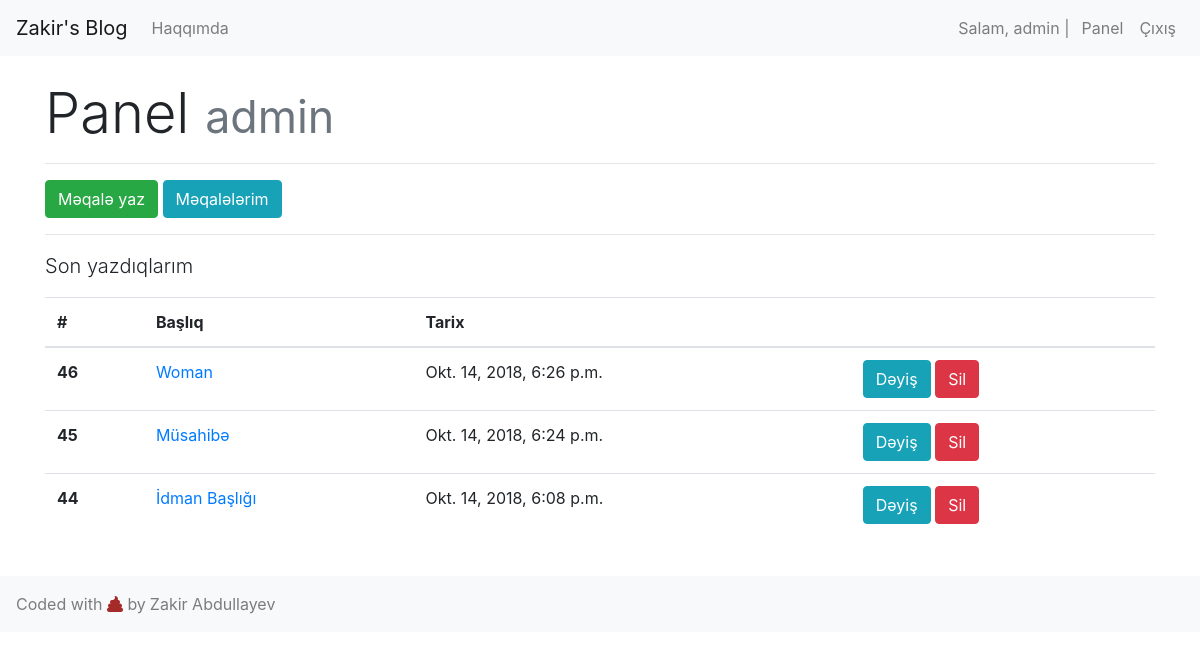
The app's page /user/ (signed in) with its own data.
### user/models.py (models this page shows)
class MyUser(AbstractUser):
    bio = models.TextField(max_length=500, blank=True, null=True)

### article/models.py (models this page shows, shortened)
class Article(models.Model):
    author = models.ForeignKey(User, verbose_name = 'Müəllif',related_name='article', on_delete=models.CASCADE)
    title = models.CharField(max_length=200, verbose_name='Başlıq', blank=False, null=False)
    content = RichTextField(max_length=5000, verbose_name='Yazı', blank=False, null=False)
    created_date = models.DateTimeField(auto_now_add=True, verbose_name='Tarix')
    image = models.ImageField(blank=True, null=True, verbose_name='Başlıq Şəkli', upload_to=upload_to)
    tags = models.ManyToManyField(Tag, verbose_name='Taqlar')
    slug = models.SlugField(max_length=250, editable=False)
    class Meta:
        verbose_name = 'Məqalə'
        verbose_name_plural = 'Məqalələr'
        ordering = ('-created_date',)

### user/views.py (the view)
# urls.py: path('', views.dashboard, name ='dashboard'),
@login_required
def dashboard(request):
    articles = Article.objects.filter(author=request.user)[:3]
    return render(request,'user/dashboard.html',{'articles':articles})

### templates/user/dashboard.html
{% extends "layout.html" %}
{% block body %}
<div class="display-4">Panel <small class="text-muted">{{request.user.username}}</small></div>
<hr>
<a href="{% url 'article:add' %}" class="btn btn-success">Məqalə yaz</a>
<a href="{% url 'user:articles' %}" class="btn btn-info">Məqalələrim</a>
<hr>
{% if articles %}
<p class="lead">Son yazdıqlarım</p>
<div class="table-responsive">
<table class="table table-hover">
        <thead>
          <tr>
            <th scope="col">#</th>
            <th scope="col">Başlıq</th>
            <th scope="col">Tarix</th>
            <th scope="col"></th>
          </tr>
        </thead>
        <tbody>
        {% for article in articles %}
          <tr>
            <th scope="row">{{article.id}}</th>
            <td><a href="{% url 'article:detail' article.id article.slug %}">{{article.title}}</a></td>
            <td>{{article.created_date}}</td>
            <td><a href="{% url 'article:edit' article.id  %}" class="btn btn-info">Dəyiş</a>
            <a href="{% url 'article:delete' article.id %}" class="btn btn-danger">Sil</a></td>
          </tr>
        {% endfor %}
        </tbody>
      </table>
    </div>
    {% else %}
    <div class="alert alert-warning">
        Məqaləniz yoxdur
    </div>
    {% endif %}
{% endblock body %}

### templates/layout.html (shortened to what this page needs)
{% load static %}
<!DOCTYPE html>
<html lang="en">
<head>
    <link rel="stylesheet" href="https://maxcdn.bootstrapcdn.com/bootstrap/4.0.0/css/bootstrap.min.css">
    <link rel="stylesheet" href="https://use.fontawesome.com/releases/v5.3.1/css/all.css">
</head>
<body>
        <nav class="navbar sticky-top navbar-expand-lg navbar-light bg-light">
                <a class="navbar-brand" href="/">Zakir's Blog</a>
                <div class="collapse navbar-collapse" id="navbarText">
                  <ul class="navbar-nav mr-auto">
                    <li class="nav-item">
                      <a class="nav-link" href="{% url 'about' %}">Haqqımda</a>
                    </li>
                    </ul>
                    <ul class="navbar-nav ml-auto">
              {% if request.user.is_authenticated %}
                      <li class="nav-item d-none d-lg-block">
                        <span class="navbar-text mr-1">Salam, {{request.user.username}} |</span>
                      </li>
                    <li class="nav-item">
                        <a class="nav-link" href="{% url 'user:dashboard' %}">Panel</a>
                      </li>
                      <li class="nav-item">
                          <a class="nav-link" href="{% url 'user:logout' %}">Çıxış</a>
                        </li>
            {% endif %}
                   </ul>
                </div>
                </nav>
              <div class="container mt-4 mb-4">
    {% block body %}
    {% endblock body %}
            </div>
            <nav class="navbar sticky navbar-light bg-light">
            <span class="navbar-text mr-1"> Coded with <i class="fas fa-poop" style="color:brown;"></i> by </span>
                  <ul class="navbar-nav mr-auto">
                <li class="nav-item">
                    <a class="nav-link" href="https://fb.me/Z.Abdullayev.97"> Zakir Abdullayev</a>
                  </li>
              </ul>
                </nav>
  </body>
</html>

### records on screen
MyUser: user.username "admin"
Article: id "46", title "Woman", created_date "Okt. 14, 2018, 6:26 p.m."
Article: id "45", title "Müsahibə", created_date "Okt. 14, 2018, 6:24 p.m."
Article: id "44", title "İdman Başlığı", created_date "Okt. 14, 2018, 6:08 p.m."
